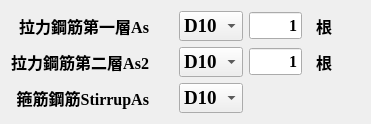
   <widget class="QWidget" name="layoutWidget">
    <property name="geometry">
     <rect>
      <x>60</x>
      <y>190</y>
      <width>371</width>
      <height>98</height>
     </rect>
    </property>
    <layout class="QGridLayout" name="gridLayout_4">
     <item row="0" column="0">
      <widget class="QLabel" name="lab_As">
       <property name="font">
        <font>
         <family>Times New Roman</family>
         <pointsize>12</pointsize>
         <weight>75</weight>
         <bold>true</bold>
        </font>
       </property>
       <property name="layoutDirection">
        <enum>Qt::LeftToRight</enum>
       </property>
       <property name="text">
        <string>拉力鋼筋第一層As      </string>
       </property>
       <property name="alignment">
        <set>Qt::AlignRight|Qt::AlignTrailing|Qt::AlignVCenter</set>
       </property>
       <property name="buddy">
        <cstring></cstring>
       </property>
      </widget>
     </item>
     <item row="0" column="1">
      <widget class="QComboBox" name="cbx_BarAsi">
       <property name="font">
        <font>
         <family>Times New Roman</family>
         <pointsize>14</pointsize>
         <weight>75</weight>
         <bold>true</bold>
        </font>
       </property>
       <property name="currentText">
        <string>D10</string>
       </property>
       <item>
        <property name="text">
         <string>D10</string>
        </property>
       </item>
       <item>
        <property name="text">
         <string>D13</string>
        </property>
       </item>
       <item>
        <property name="text">
         <string>D16</string>
        </property>
       </item>
       <item>
        <property name="text">
         <string>D19</string>
        </property>
       </item>
       <item>
        <property name="text">
         <string>D22</string>
        </property>
       </item>
       <item>
        <property name="text">
         <string>D25</string>
        </property>
       </item>
       <item>
        <property name="text">
         <string>D29</string>
        </property>
       </item>
       <item>
        <property name="text">
         <string>D32</string>
        </property>
       </item>
       <item>
        <property name="text">
         <string>D36</string>
        </property>
       </item>
       <item>
        <property name="text">
         <string>D43</string>
        </property>
       </item>
       <item>
        <property name="text">
         <string>D57</string>
        </property>
       </item>
      </widget>
     </item>
     <item row="0" column="2">
      <widget class="QLineEdit" name="txb_NumAs">
       <property name="font">
        <font>
         <family>Times New Roman</family>
         <pointsize>12</pointsize>
         <weight>75</weight>
         <bold>true</bold>
        </font>
       </property>
       <property name="text">
        <string>1</string>
       </property>
       <property name="alignment">
        <set>Qt::AlignRight|Qt::AlignTrailing|Qt::AlignVCenter</set>
       </property>
      </widget>
     </item>
     <item row="0" column="3">
      <widget class="QLabel" name="label">
       <property name="font">
        <font>
         <family>Times New Roman</family>
         <pointsize>12</pointsize>
         <weight>75</weight>
         <bold>true</bold>
        </font>
       </property>
       <property name="text">
        <string>  根       </string>
       </property>
      </widget>
     </item>
     <item row="1" column="0">
      <widget class="QLabel" name="lab_As_2">
       <property name="font">
        <font>
         <family>Times New Roman</family>
         <pointsize>12</pointsize>
         <weight>75</weight>
         <bold>true</bold>
        </font>
       </property>
       <property name="layoutDirection">
        <enum>Qt::LeftToRight</enum>
       </property>
       <property name="text">
        <string>拉力鋼筋第二層As2      </string>
       </property>
       <property name="alignment">
        <set>Qt::AlignRight|Qt::AlignTrailing|Qt::AlignVCenter</set>
       </property>
       <property name="buddy">
        <cstring></cstring>
       </property>
      </widget>
     </item>
     <item row="1" column="1">
      <widget class="QComboBox" name="cbx_BarAsi_2">
       <property name="font">
        <font>
         <family>Times New Roman</family>
         <pointsize>14</pointsize>
         <weight>75</weight>
         <bold>true</bold>
        </font>
       </property>
       <property name="currentText">
        <string>D10</string>
       </property>
       <item>
        <property name="text">
         <string>D10</string>
        </property>
       </item>
       <item>
        <property name="text">
         <string>D13</string>
        </property>
       </item>
       <item>
        <property name="text">
         <string>D16</string>
        </property>
       </item>
       <item>
        <property name="text">
         <string>D19</string>
        </property>
       </item>
       <item>
        <property name="text">
         <string>D22</string>
        </property>
       </item>
       <item>
        <property name="text">
         <string>D25</string>
        </property>
       </item>
       <item>
        <property name="text">
         <string>D29</string>
        </property>
       </item>
       <item>
        <property name="text">
         <string>D32</string>
        </property>
       </item>
       <item>
        <property name="text">
         <string>D36</string>
        </property>
       </item>
       <item>
        <property name="text">
         <string>D43</string>
        </property>
       </item>
       <item>
        <property name="text">
         <string>D57</string>
        </property>
       </item>
      </widget>
     </item>
     <item row="1" column="2">
      <widget class="QLineEdit" name="txb_NumAs_2">
       <property name="font">
        <font>
         <family>Times New Roman</family>
         <pointsize>12</pointsize>
         <weight>75</weight>
         <bold>true</bold>
        </font>
       </property>
       <property name="text">
        <string>1</string>
       </property>
       <property name="alignment">
        <set>Qt::AlignRight|Qt::AlignTrailing|Qt::AlignVCenter</set>
       </property>
      </widget>
     </item>
     <item row="1" column="3">
      <widget class="QLabel" name="label_2">
       <property name="font">
        <font>
         <family>Times New Roman</family>
         <pointsize>12</pointsize>
         <weight>75</weight>
         <bold>true</bold>
        </font>
       </property>
       <property name="text">
        <string>  根       </string>
       </property>
      </widget>
     </item>
     <item row="2" column="0">
      <widget class="QLabel" name="lab_StirrupAs">
       <property name="font">
        <font>
         <family>Times New Roman</family>
         <pointsize>12</pointsize>
         <weight>75</weight>
         <bold>true</bold>
        </font>
       </property>
       <property name="layoutDirection">
        <enum>Qt::LeftToRight</enum>
       </property>
       <property name="text">
        <string>箍筋鋼筋StirrupAs      </string>
       </property>
       <property name="alignment">
        <set>Qt::AlignRight|Qt::AlignTrailing|Qt::AlignVCenter</set>
       </property>
       <property name="buddy">
        <cstring></cstring>
       </property>
      </widget>
     </item>
     <item row="2" column="1">
      <widget class="QComboBox" name="cbx_StirrupAsi">
       <property name="sizePolicy">
        <sizepolicy hsizetype="Preferred" vsizetype="Fixed">
         <horstretch>0</horstretch>
         <verstretch>0</verstretch>
        </sizepolicy>
       </property>
       <property name="font">
        <font>
         <family>Times New Roman</family>
         <pointsize>14</pointsize>
         <weight>75</weight>
         <bold>true</bold>
        </font>
       </property>
       <property name="currentText">
        <string>D10</string>
       </property>
       <item>
        <property name="text">
         <string>D10</string>
        </property>
       </item>
       <item>
        <property name="text">
         <string>D13</string>
        </property>
       </item>
       <item>
        <property name="text">
         <string>D16</string>
        </property>
       </item>
       <item>
        <property name="text">
         <string>D19</string>
        </property>
       </item>
       <item>
        <property name="text">
         <string>D22</string>
        </property>
       </item>
       <item>
        <property name="text">
         <string>D25</string>
        </property>
       </item>
       <item>
        <property name="text">
         <string>D29</string>
        </property>
       </item>
       <item>
        <property name="text">
         <string>D32</string>
        </property>
       </item>
       <item>
        <property name="text">
         <string>D36</string>
        </property>
       </item>
       <item>
        <property name="text">
         <string>D43</string>
        </property>
       </item>
       <item>
        <property name="text">
         <string>D57</string>
        </property>
       </item>
      </widget>
     </item>
    </layout>
   </widget>
